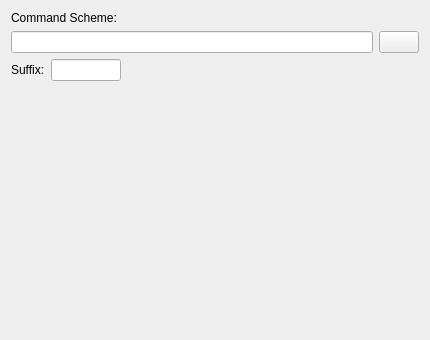
<?xml version="1.0" encoding="UTF-8"?>
<ui version="4.0">
 <class>CustomWidgetUI</class>
 <widget class="QWidget" name="CustomWidgetUI">
  <property name="geometry">
   <rect>
    <x>0</x>
    <y>0</y>
    <width>430</width>
    <height>340</height>
   </rect>
  </property>
  <property name="minimumSize">
   <size>
    <width>430</width>
    <height>300</height>
   </size>
  </property>
  <layout class="QGridLayout" name="gridLayout">
   <item row="0" column="0" colspan="2">
    <widget class="QLabel" name="label">
     <property name="sizePolicy">
      <sizepolicy hsizetype="Preferred" vsizetype="Fixed">
       <horstretch>0</horstretch>
       <verstretch>0</verstretch>
      </sizepolicy>
     </property>
     <property name="text">
      <string>Command Scheme:</string>
     </property>
    </widget>
   </item>
   <item row="1" column="0">
    <widget class="QLineEdit" name="qlineedit_scheme"/>
   </item>
   <item row="1" column="1">
    <widget class="QPushButton" name="kpushbutton_scheme"/>
   </item>
   <item row="2" column="0" colspan="2">
    <layout class="QHBoxLayout" name="horizontalLayout">
     <item>
      <widget class="QLabel" name="label_suffix">
       <property name="sizePolicy">
        <sizepolicy hsizetype="Preferred" vsizetype="Fixed">
         <horstretch>0</horstretch>
         <verstretch>0</verstretch>
        </sizepolicy>
       </property>
       <property name="text">
        <string>Suffix:</string>
       </property>
      </widget>
     </item>
     <item>
      <widget class="QLineEdit" name="qlineedit_suffix">
       <property name="sizePolicy">
        <sizepolicy hsizetype="Fixed" vsizetype="Fixed">
         <horstretch>30</horstretch>
         <verstretch>0</verstretch>
        </sizepolicy>
       </property>
       <property name="maximumSize">
        <size>
         <width>70</width>
         <height>16777215</height>
        </size>
       </property>
      </widget>
     </item>
     <item>
      <spacer name="horizontalSpacer">
       <property name="orientation">
        <enum>Qt::Horizontal</enum>
       </property>
       <property name="sizeHint" stdset="0">
        <size>
         <width>40</width>
         <height>20</height>
        </size>
       </property>
      </spacer>
     </item>
    </layout>
   </item>
   <item row="3" column="0">
    <spacer name="verticalSpacer">
     <property name="orientation">
      <enum>Qt::Vertical</enum>
     </property>
     <property name="sizeHint" stdset="0">
      <size>
       <width>20</width>
       <height>24</height>
      </size>
     </property>
    </spacer>
   </item>
  </layout>
 </widget>
 <resources/>
 <connections/>
</ui>
